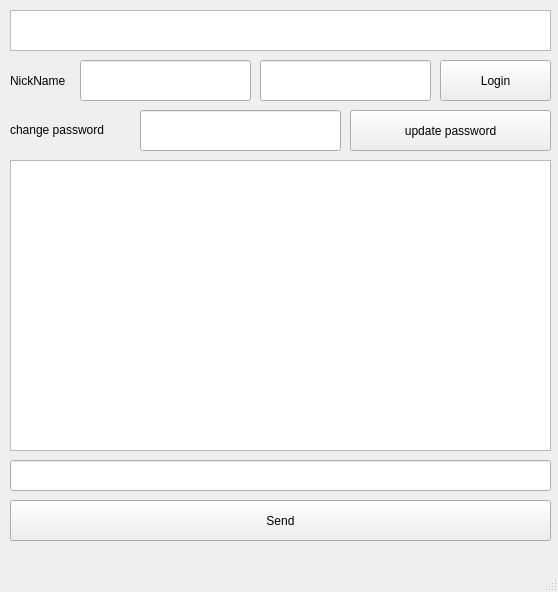
<?xml version="1.0" encoding="UTF-8"?>
<ui version="4.0">
 <class>MainWindow</class>
 <widget class="QMainWindow" name="MainWindow">
  <property name="geometry">
   <rect>
    <x>0</x>
    <y>0</y>
    <width>558</width>
    <height>592</height>
   </rect>
  </property>
  <property name="windowTitle">
   <string>MainWindow</string>
  </property>
  <widget class="QWidget" name="centralwidget">
   <widget class="QTextBrowser" name="textBrowser">
    <property name="geometry">
     <rect>
      <x>10</x>
      <y>160</y>
      <width>541</width>
      <height>291</height>
     </rect>
    </property>
   </widget>
   <widget class="QLineEdit" name="lineEdit_Mesage">
    <property name="geometry">
     <rect>
      <x>10</x>
      <y>460</y>
      <width>541</width>
      <height>31</height>
     </rect>
    </property>
   </widget>
   <widget class="QPushButton" name="PushButton_Send">
    <property name="geometry">
     <rect>
      <x>10</x>
      <y>500</y>
      <width>541</width>
      <height>41</height>
     </rect>
    </property>
    <property name="text">
     <string>Send</string>
    </property>
   </widget>
   <widget class="QPushButton" name="PushButton_Upadte">
    <property name="geometry">
     <rect>
      <x>350</x>
      <y>110</y>
      <width>201</width>
      <height>41</height>
     </rect>
    </property>
    <property name="text">
     <string>update password</string>
    </property>
   </widget>
   <widget class="QLineEdit" name="lineEdit_NPassword">
    <property name="geometry">
     <rect>
      <x>140</x>
      <y>110</y>
      <width>201</width>
      <height>41</height>
     </rect>
    </property>
    <property name="echoMode">
     <enum>QLineEdit::Password</enum>
    </property>
   </widget>
   <widget class="QLabel" name="label">
    <property name="geometry">
     <rect>
      <x>10</x>
      <y>60</y>
      <width>61</width>
      <height>41</height>
     </rect>
    </property>
    <property name="text">
     <string>NickName</string>
    </property>
   </widget>
   <widget class="QLabel" name="label_2">
    <property name="geometry">
     <rect>
      <x>10</x>
      <y>109</y>
      <width>121</width>
      <height>41</height>
     </rect>
    </property>
    <property name="text">
     <string>change password</string>
    </property>
   </widget>
   <widget class="QLineEdit" name="lineEdit_Name">
    <property name="geometry">
     <rect>
      <x>80</x>
      <y>60</y>
      <width>171</width>
      <height>41</height>
     </rect>
    </property>
   </widget>
   <widget class="QLineEdit" name="lineEdit_Password">
    <property name="geometry">
     <rect>
      <x>260</x>
      <y>60</y>
      <width>171</width>
      <height>41</height>
     </rect>
    </property>
    <property name="echoMode">
     <enum>QLineEdit::Password</enum>
    </property>
   </widget>
   <widget class="QPushButton" name="PushButton_Login">
    <property name="geometry">
     <rect>
      <x>440</x>
      <y>60</y>
      <width>111</width>
      <height>41</height>
     </rect>
    </property>
    <property name="text">
     <string>Login</string>
    </property>
   </widget>
   <widget class="QTextBrowser" name="textBrowser_Pinroom">
    <property name="geometry">
     <rect>
      <x>10</x>
      <y>10</y>
      <width>541</width>
      <height>41</height>
     </rect>
    </property>
   </widget>
  </widget>
  <widget class="QMenuBar" name="menubar">
   <property name="geometry">
    <rect>
     <x>0</x>
     <y>0</y>
     <width>558</width>
     <height>22</height>
    </rect>
   </property>
  </widget>
  <widget class="QStatusBar" name="statusbar"/>
 </widget>
 <resources/>
 <connections/>
</ui>
